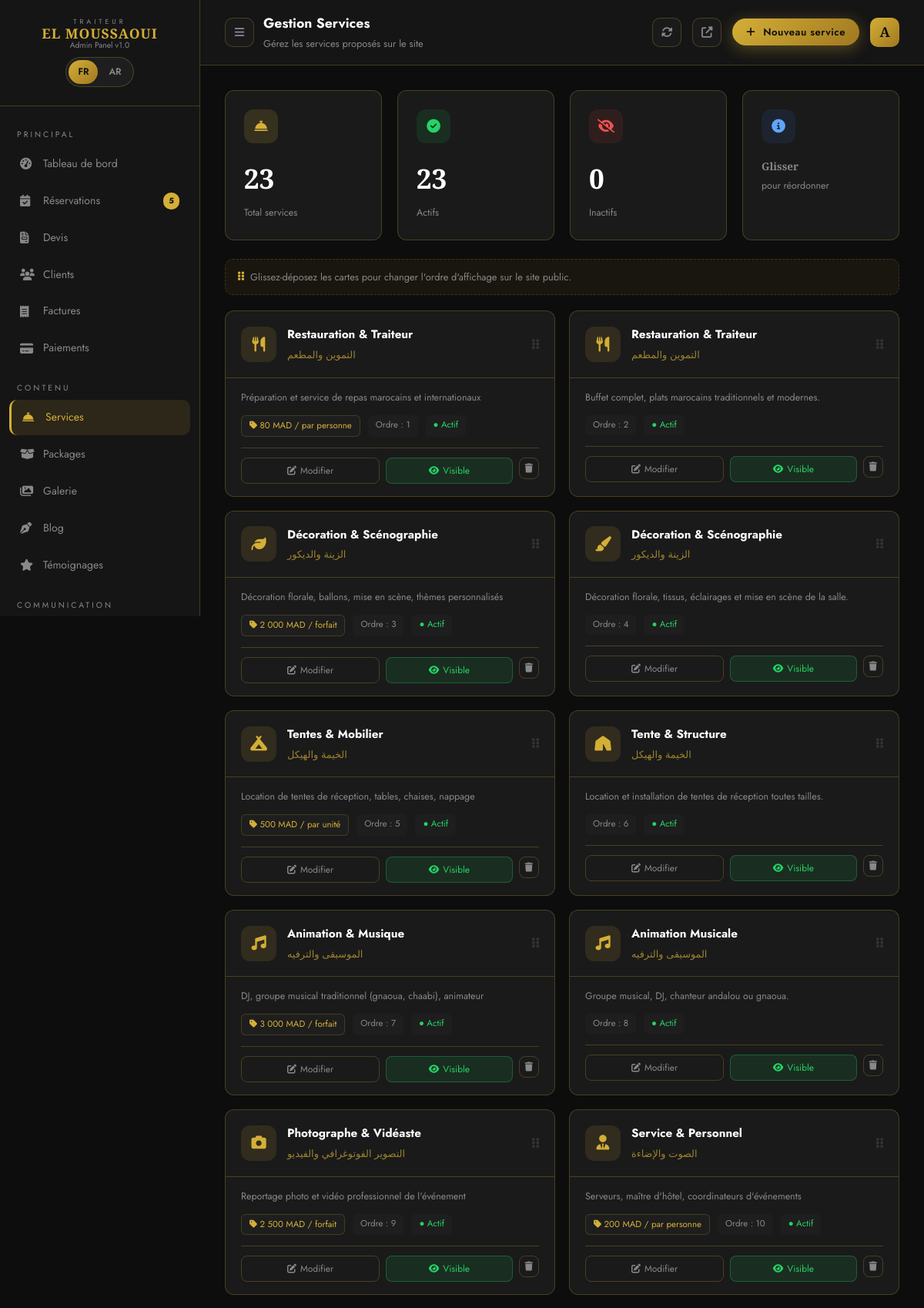
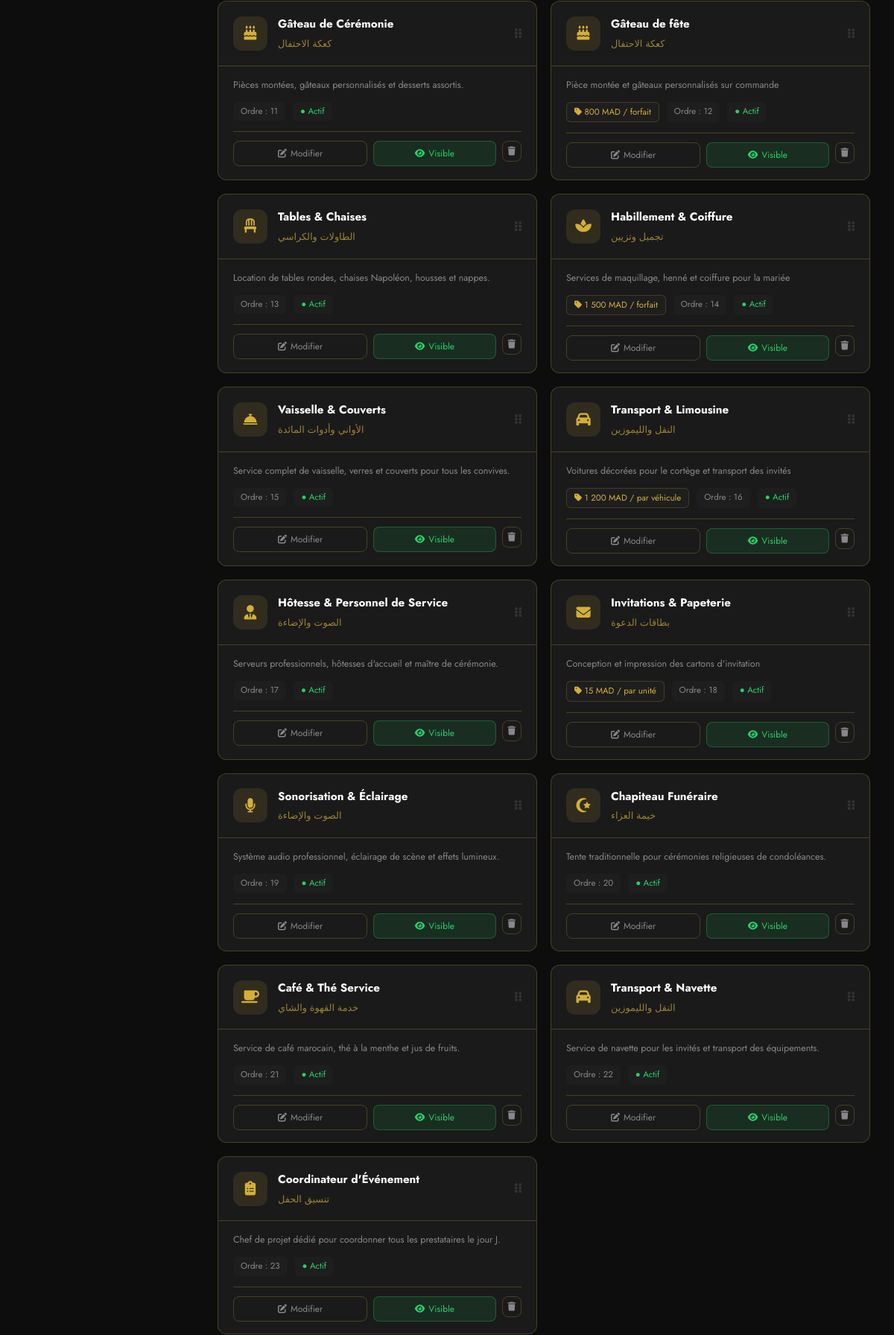
The app's page /admin/services-admin.php (signed in, upper part) with its own data (2 pictures, top to bottom).
### tables this page shows
CREATE TABLE `services` (
  `id` int(10) UNSIGNED NOT NULL,
  `nom` varchar(150) NOT NULL,
  `nom_ar` varchar(150) DEFAULT NULL,
  `slug` varchar(170) NOT NULL,
  `description` text DEFAULT NULL,
  `description_ar` text DEFAULT NULL,
  `prix_base` decimal(10,2) DEFAULT NULL COMMENT 'Prix de base unitaire (MAD)',
  `unite` varchar(50) DEFAULT NULL COMMENT 'Ex: par personne, forfait, par heure',
  `image` varchar(255) DEFAULT NULL,
  `icone` varchar(100) DEFAULT NULL,
  `ordre` int(10) UNSIGNED NOT NULL DEFAULT 0,
  `actif` tinyint(1) NOT NULL DEFAULT 1,
  `created_at` timestamp NOT NULL DEFAULT current_timestamp(),
  `updated_at` timestamp NOT NULL DEFAULT current_timestamp() ON UPDATE current_timestamp(),
  `prix` decimal(10,2) DEFAULT NULL COMMENT 'Prix en MAD',
  `categorie_tarif` enum('bronze','argent','or') DEFAULT 'bronze',
  `types_evenements` text DEFAULT NULL COMMENT 'JSON: mariage,fiancailles,etc.'
);

### admin/services-admin.php (the view, shortened to what this page needs)
<?php
require_once __DIR__ . '/../includes/config.php';
$services = $pdo->query("SELECT * FROM services ORDER BY ordre ASC, id ASC")->fetchAll();
$total    = count($services);
$actifs   = count(array_filter($services, fn($s) => $s['actif']));
?>
<!DOCTYPE html>
<html lang="fr">
<head>
  <link rel="stylesheet" href="https://cdnjs.cloudflare.com/ajax/libs/font-awesome/6.5.0/css/all.min.css">
  <link rel="stylesheet" href="../css/style.css">
</head>
<body>
<div class="admin-layout">
  <?php $activePage = 'services'; include_once __DIR__ . '/../includes/admin-sidebar.php'; ?>
  <main class="admin-main">
    <div class="admin-topbar">
      <div style="display:flex;align-items:center;gap:12px">
        <button id="sidebarToggle" class="topbar-btn"><i class="fas fa-bars"></i></button>
        <div class="topbar-title"><h2 data-fr="Gestion Services" data-ar="إدارة الخدمات">Gestion Services</h2><p data-fr="Gérez les services proposés sur le site" data-ar="إدارة الخدمات المعروضة على الموقع">Gérez les services proposés sur le site</p></div>
      </div>
      <div class="topbar-actions">
        <button class="topbar-btn" onclick="location.reload()"><i class="fas fa-sync-alt"></i></button>
        <a href="../pages/services.php" target="_blank" class="topbar-btn" title="Voir les services publics"><i class="fas fa-external-link-alt"></i></a>
        <button class="btn-primary" style="padding:8px 18px;font-size:.82rem" onclick="openAdd()">
          <i class="fas fa-plus"></i> <span data-fr="Nouveau service" data-ar="خدمة جديدة">Nouveau service</span>
        </button>
        <div class="admin-avatar">A</div>
      </div>
    </div>
    <div class="admin-content">
      <div class="stats-grid" style="margin-bottom:24px">
        <div class="stat-card">
          <div class="stat-card-header"><div class="stat-card-icon gold"><i class="fas fa-concierge-bell"></i></div></div>
          <div class="stat-card-value"><?= $total ?></div>
          <div class="stat-card-label" data-fr="Total services" data-ar="إجمالي الخدمات">Total services</div>
        </div>
        <div class="stat-card">
          <div class="stat-card-header"><div class="stat-card-icon" style="background:rgba(37,211,102,.1);color:#25D366"><i class="fas fa-check-circle"></i></div></div>
          <div class="stat-card-value"><?= $actifs ?></div>
          <div class="stat-card-label" data-fr="Actifs" data-ar="نشطة">Actifs</div>
        </div>
        <div class="stat-card">
          <div class="stat-card-header"><div class="stat-card-icon" style="background:rgba(239,68,68,.1);color:#EF5350"><i class="fas fa-eye-slash"></i></div></div>
          <div class="stat-card-value"><?= $total - $actifs ?></div>
          <div class="stat-card-label" data-fr="Inactifs" data-ar="غير نشطة">Inactifs</div>
        </div>
        <div class="stat-card">
          <div class="stat-card-header"><div class="stat-card-icon" style="background:rgba(59,130,246,.1);color:#60A5FA"><i class="fas fa-info-circle"></i></div></div>
          <div class="stat-card-value" style="font-size:.85rem;color:var(--text-muted)" data-fr="Glisser" data-ar="اسحب">Glisser</div>
          <div class="stat-card-label" data-fr="pour réordonner" data-ar="لإعادة الترتيب">pour réordonner</div>
        </div>
      </div>
      <div style="background:rgba(212,175,55,.06);border:1px dashed rgba(212,175,55,.2);border-radius:10px;padding:12px 16px;margin-bottom:20px;font-size:.8rem;color:var(--text-muted);display:flex;align-items:center;gap:8px">
        <i class="fas fa-grip-vertical" style="color:var(--gold)"></i>
        <span data-fr="Glissez-déposez les cartes pour changer l'ordre d'affichage sur le site public." data-ar="اسحب البطاقات لتغيير ترتيب العرض على الموقع العام."></span>
      </div>
      <?php if (empty($services)): ?>
      <div class="empty-state">
        <i class="fas fa-concierge-bell"></i>
        <p><span data-fr="Aucun service" data-ar="لا توجد خدمات">Aucun service</span> pour l'instant.</p>
        <button class="btn-primary" style="margin-top:16px" onclick="openAdd()">
          <i class="fas fa-plus"></i> Ajouter le premier service
        </button>
      </div>
      <?php else: ?>
      <div class="services-grid" id="servicesGrid">
        <?php foreach ($services as $s): ?>
        <div class="service-card-admin <?= $s['actif'] ? '' : 'inactive' ?>"
             data-id="<?= $s['id'] ?>"
             draggable="true">
          <div class="sc-header">
            <div class="sc-icon"><i class="fas <?= htmlspecialchars($s['icone'] ?? 'fa-star') ?>"></i></div>
            <div>
              <div class="sc-name"><?= htmlspecialchars($s['nom']) ?></div>
              <div class="sc-name-ar"><?= htmlspecialchars($s['nom_ar'] ?? '') ?></div>
            </div>
            <div class="sc-drag"><i class="fas fa-grip-vertical"></i></div>
          </div>
          <div class="sc-body">
            <div class="sc-desc"><?= htmlspecialchars($s['description'] ?? 'Aucune description') ?></div>
            <div class="sc-meta">
              <?php if ($s['prix_base']): ?>
              <span class="sc-tag price">
                <i class="fas fa-tag"></i> <?= number_format($s['prix_base'],0,',',' ') ?> MAD
                <?= $s['unite'] ? '/ ' . htmlspecialchars($s['unite']) : '' ?>
              </span>
              <?php endif; ?>
              <span class="sc-tag">Ordre : <?= $s['ordre'] ?></span>
              <span class="sc-tag" style="color:<?= $s['actif'] ? '#25D366' : '#EF5350' ?>">
                <?= $s['actif'] ? '<span data-fr="● Actif" data-ar="● نشط">● Actif</span>' : '<span data-fr="○ Inactif" data-ar="○ غير نشط">○ Inactif</span>' ?>
              </span>
            </div>
            <div class="sc-actions">
              <button class="sc-btn" onclick='openEdit(<?= json_encode($s) ?>)'>
                <i class="fas fa-edit"></i> <span data-fr="Modifier" data-ar="تعديل">Modifier</span>
              </button>
              <form method="POST" style="flex:1">
                <button type="submit" class="sc-btn <?= $s['actif'] ? 'toggle-on' : 'toggle-off' ?>" style="width:100%">
                  <i class="fas fa-<?= $s['actif'] ? 'eye' : 'eye-slash' ?>"></i>
                  <span data-fr="<?= $s['actif'] ? 'Visible' : 'Masqué' ?>" data-ar="<?= $s['actif'] ? 'مرئي' : 'مخفي' ?>"><?= $s['actif'] ? 'Visible' : 'Masqué' ?></span>
                </button>
              </form>
              <form method="POST" onsubmit="return confirm('Supprimer ce service ?')">
                <button type="submit" class="sc-btn danger"><i class="fas fa-trash"></i></button>
              </form>
            </div>
          </div>
        </div>
        <?php endforeach; ?>
      </div>
      <?php endif; ?>
    </div>
  </main>
</div>
</body>
</html>

### css/style.css (style rules this page uses)
:root { --gold: #D4AF37; --gold-light: #F0D060; --gold-dark: #A07820; --gold-pale: #FDF6E3; --dark: #0D0D0D; --dark-2: #151515; --dark-3: #1E1E1E; --dark-card: #1A1A1A; --white: #FFFFFF; --cream: #FAF0DC; --text-muted: #888; --text-light: #CCC; --border: rgba(212,175,55,0.25); --shadow: 0 20px 60px rgba(0,0,0,0.4); --shadow-gold: 0 8px 32px rgba(212,175,55,0.25); --radius: 12px; --radius-lg: 20px; --transition: 0.35s cubic-bezier(0.4,0,0.2,1); --ff-display: 'Cormorant Garamond', Georgia, serif; --ff-body: 'Jost', sans-serif; --ff-arabic: 'Amiri', serif; }
*, *::before, *::after { box-sizing: border-box; margin: 0; padding: 0; }
html { scroll-behavior: smooth; font-size: 16px; }
body { font-family: var(--ff-body); background: var(--dark); color: var(--text-light); line-height: 1.7; overflow-x: hidden; }
a { text-decoration: none; color: inherit; transition: var(--transition); }
button { cursor: pointer; border: none; background: none; font-family: inherit; }
.ltr-numbers, [dir="ltr"], .nav-tel span, .pkg-price, .pkg-price span, .pkg-price-big, .pkg-price-big strong, .pkg-price-big small, .stat-num, .stat-plus, .stat-pct, .recap-value, .price-from, .price-from strong, .price-from small, .amount-cell { direction: ltr !important; unicode-bidi: isolate !important; display: inline-block; }
.btn-primary { display: inline-flex; align-items: center; gap: 10px; background: linear-gradient(135deg, var(--gold), var(--gold-dark)); color: var(--dark); padding: 14px 32px; border-radius: 50px; font-weight: 600; font-size: 0.9rem; letter-spacing: 0.5px; transition: var(--transition); box-shadow: 0 4px 20px rgba(212,175,55,0.35); border: none; }
.services-grid { display: grid; grid-template-columns: repeat(3, 1fr); gap: 24px; }
.admin-layout { display: flex; min-height: 100vh; background: var(--dark); }
.admin-main { flex: 1; display: flex; flex-direction: column; overflow: hidden; }
.admin-topbar { padding: 16px 32px; border-bottom: 1px solid var(--border); display: flex; align-items: center; justify-content: space-between; background: var(--dark-2); position: sticky; top: 0; z-index: 100; }
.topbar-title h2 { font-size: 1.1rem; color: var(--white); }
.topbar-title p { font-size: 0.8rem; color: var(--text-muted); }
.topbar-actions { display: flex; align-items: center; gap: 14px; }
.topbar-btn { width: 38px; height: 38px; border-radius: 10px; border: 1px solid var(--border); background: var(--dark-card); color: var(--text-muted); display: flex; align-items: center; justify-content: center; font-size: 0.9rem; transition: var(--transition); position: relative; }
.admin-avatar { width: 38px; height: 38px; border-radius: 10px; background: linear-gradient(135deg, var(--gold), var(--gold-dark)); color: var(--dark); display: flex; align-items: center; justify-content: center; font-family: var(--ff-display); font-size: 1.1rem; font-weight: 700; cursor: pointer; }
.admin-content { padding: 32px; overflow-y: auto; flex: 1; }
.stats-grid { display: grid; grid-template-columns: repeat(4, 1fr); gap: 20px; margin-bottom: 32px; }
.stat-card { background: var(--dark-card); border: 1px solid var(--border); border-radius: var(--radius); padding: 24px; transition: var(--transition); }
.stat-card-header { display: flex; justify-content: space-between; align-items: flex-start; margin-bottom: 16px; }
.stat-card-icon { width: 44px; height: 44px; border-radius: 12px; display: flex; align-items: center; justify-content: center; font-size: 1.1rem; }
.stat-card-icon.gold { background: rgba(212,175,55,0.15); color: var(--gold); }
.stat-card-value { font-family: var(--ff-display); font-size: 2.2rem; color: var(--white); font-weight: 700; margin-bottom: 4px; }
.stat-card-label { font-size: 0.78rem; color: var(--text-muted); }

### records on screen
services: nom "Restauration & Traiteur", nom_ar "التموين والمطعم", description "Préparation et service de repas marocains et internationaux", prix_base "80", unite "par personne", ordre "1", actif "● Actif"
services: nom "Restauration & Traiteur", nom_ar "التموين والمطعم", description "Buffet complet, plats marocains traditionnels et modernes.", ordre "2", actif "● Actif"
services: nom "Décoration & Scénographie", nom_ar "الزينة والديكور", description "Décoration florale, ballons, mise en scène, thèmes personnalisés", prix_base "2 000", unite "forfait", ordre "3", actif "● Actif"
services: nom "Décoration & Scénographie", nom_ar "الزينة والديكور", description "Décoration florale, tissus, éclairages et mise en scène de la salle.", ordre "4", actif "● Actif"
services: nom "Tentes & Mobilier", nom_ar "الخيمة والهيكل", description "Location de tentes de réception, tables, chaises, nappage", prix_base "500", unite "par unité", ordre "5", actif "● Actif"
services: nom "Tente & Structure", nom_ar "الخيمة والهيكل", description "Location et installation de tentes de réception toutes tailles.", ordre "6", actif "● Actif"
services: nom "Animation & Musique", nom_ar "الموسيقى والترفيه", description "DJ, groupe musical traditionnel (gnaoua, chaabi), animateur", prix_base "3 000", unite "forfait", ordre "7", actif "● Actif"
services: nom "Animation Musicale", nom_ar "الموسيقى والترفيه", description "Groupe musical, DJ, chanteur andalou ou gnaoua.", ordre "8", actif "● Actif"
services: nom "Photographe & Vidéaste", nom_ar "التصوير الفوتوغرافي والفيديو", description "Reportage photo et vidéo professionnel de l'événement", prix_base "2 500", unite "forfait", ordre "9", actif "● Actif"
services: nom "Service & Personnel", nom_ar "الصوت والإضاءة", description "Serveurs, maître d'hôtel, coordinateurs d'événements", prix_base "200", unite "par personne", ordre "10", actif "● Actif"
services: nom "Gâteau de Cérémonie", nom_ar "كعكة الاحتفال", description "Pièces montées, gâteaux personnalisés et desserts assortis.", ordre "11", actif "● Actif"
services: nom "Gâteau de fête", nom_ar "كعكة الاحتفال", description "Pièce montée et gâteaux personnalisés sur commande", prix_base "800", unite "forfait", ordre "12", actif "● Actif"
services: nom "Tables & Chaises", nom_ar "الطاولات والكراسي", description "Location de tables rondes, chaises Napoléon, housses et nappes.", ordre "13", actif "● Actif"
services: nom "Habillement & Coiffure", nom_ar "تجميل وتزيين", description "Services de maquillage, henné et coiffure pour la mariée", prix_base "1 500", unite "forfait", ordre "14", actif "● Actif"
services: nom "Vaisselle & Couverts", nom_ar "الأواني وأدوات المائدة", description "Service complet de vaisselle, verres et couverts pour tous les convives.", ordre "15", actif "● Actif"
services: nom "Transport & Limousine", nom_ar "النقل والليموزين", description "Voitures décorées pour le cortège et transport des invités", prix_base "1 200", unite "par véhicule", ordre "16", actif "● Actif"
services: nom "Hôtesse & Personnel de Service", nom_ar "الصوت والإضاءة", description "Serveurs professionnels, hôtesses d'accueil et maître de cérémonie.", ordre "17", actif "● Actif"
services: nom "Invitations & Papeterie", nom_ar "بطاقات الدعوة", description "Conception et impression des cartons d'invitation", prix_base "15", unite "par unité", ordre "18", actif "● Actif"
services: nom "Sonorisation & Éclairage", nom_ar "الصوت والإضاءة", description "Système audio professionnel, éclairage de scène et effets lumineux.", ordre "19", actif "● Actif"
services: nom "Chapiteau Funéraire", nom_ar "خيمة العزاء", description "Tente traditionnelle pour cérémonies religieuses de condoléances.", ordre "20", actif "● Actif"
services: nom "Café & Thé Service", nom_ar "خدمة القهوة والشاي", description "Service de café marocain, thé à la menthe et jus de fruits.", ordre "21", actif "● Actif"
services: nom "Transport & Navette", nom_ar "النقل والليموزين", description "Service de navette pour les invités et transport des équipements.", ordre "22", actif "● Actif"
services: nom "Coordinateur d'Événement", nom_ar "تنسيق الحفل", description "Chef de projet dédié pour coordonner tous les prestataires le jour J.", ordre "23", actif "● Actif"

### other values on screen
$badgeDevis "5"
$total "23"
$actifs "23"
$total - $actifs "0"
